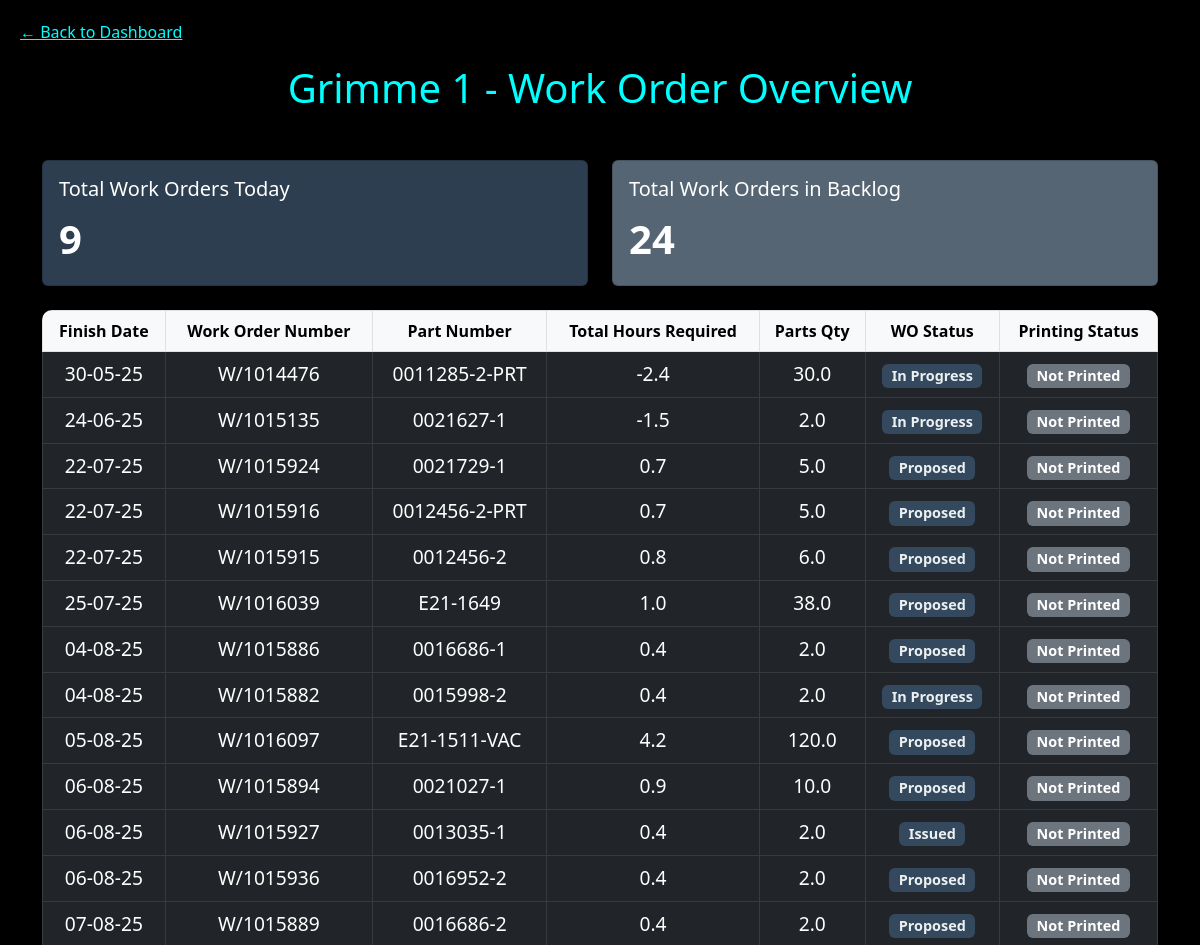
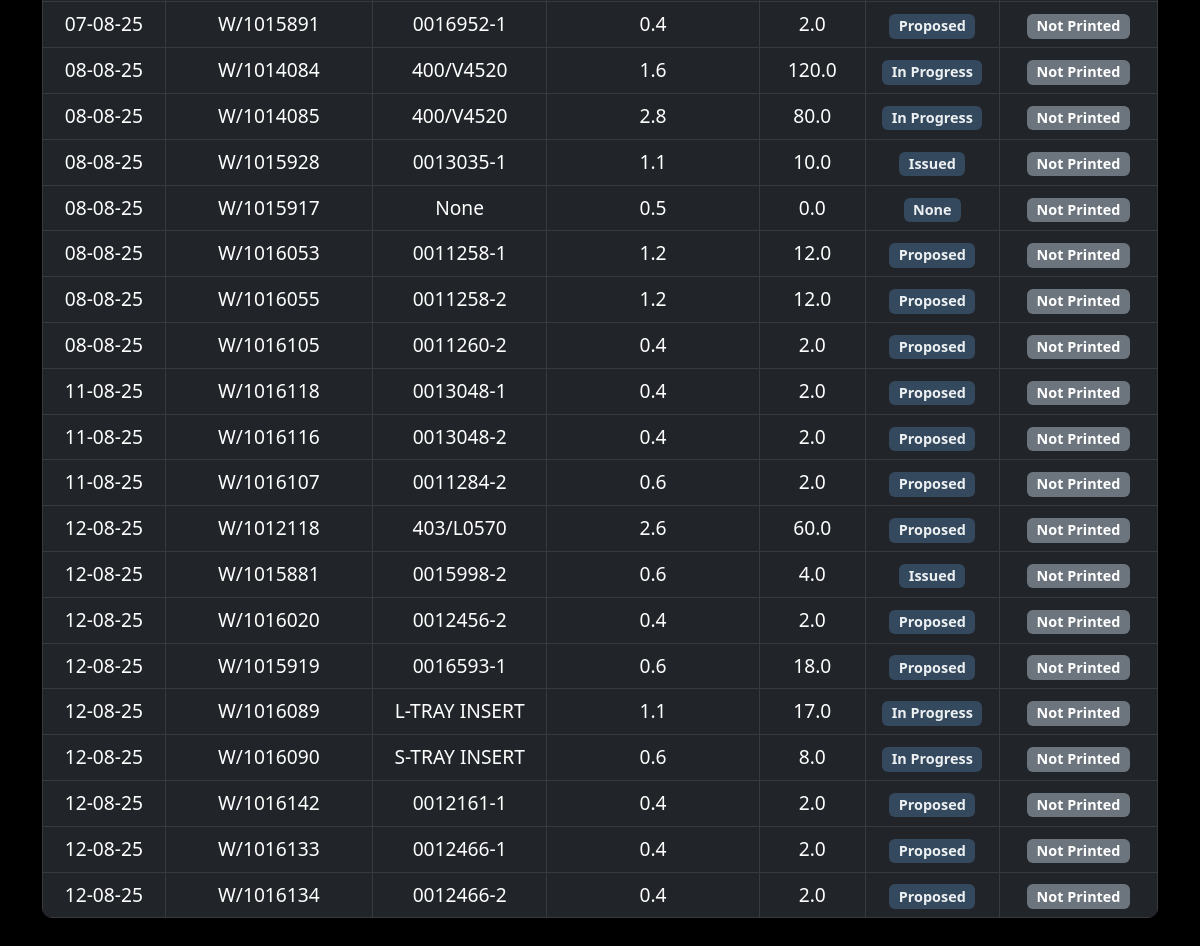
The app's page /grimme-1 with its own data (2 pictures, top to bottom).
### tables this page shows
CREATE TABLE "trimming_data" (
"ResourceDescription" TEXT,
  "FinishDate" TIMESTAMP,
  "WorksOrderNumber" TEXT,
  "TotalHours" REAL,
  "PartNumber" TEXT,
  "PartsQty" REAL,
  "WO Status" TEXT
);

### main.py (the view)
@app.route("/<machine_slug>")
def machine_dashboard(machine_slug):
    excel_name = slug_to_excel_name.get(machine_slug.lower())
    if not excel_name:
        return "Machine not found", 404
    machine_type = "trimming" if excel_name in trimming_machines else "vacuum"
    data = get_dashboard_data(excel_name, machine_type)
    if data is None:
        return jsonify({"error": f"No data found for {excel_name}"}), 404
    template_name = excel_to_html.get(excel_name, "default.html")
    return render_template(template_name, machine=excel_name, **data)

### templates/Grimme 1.html (shortened to what this page needs)
<!DOCTYPE html>
<html lang="en">
<head>
  <link href="https://cdn.jsdelivr.net/npm/bootstrap@5.3.0/dist/css/bootstrap.min.css" rel="stylesheet" />
</head>
<body>
  <a href="/" class="btn-back">← Back to Dashboard</a>
  <h2>Grimme 1 - Work Order Overview</h2>
<div class="container mt-5">
  <div class="row mb-4">
    <div class="col-md-6">
      <div class="card text-white" style="background-color: #2C3E50;">
        <div class="card-body">
          <h5 class="card-title">Total Work Orders Today</h5>
          <p class="card-text fs-1 fw-bold">{{ total_today }}</p>
        </div>
      </div>
    </div>
    <div class="col-md-6">
      <div class="card text-white" style="background-color: #566573;">
        <div class="card-body">
          <h5 class="card-title">Total Work Orders in Backlog</h5>
          <p class="card-text fs-1 fw-bold">{{ total_backlog }}</p>
        </div>
      </div>
    </div>
  </div>
  <div class="table-responsive">
    <table class="table table-dark table-hover table-bordered align-middle text-center" style="border-radius: 10px; overflow: hidden;">
      <thead class="table-light text-dark">
        <tr>
          <th>Finish Date</th>
          <th>Work Order Number</th>
          <th>Part Number</th>
          <th>Total Hours Required</th>
          <th>Parts Qty</th>
          <th>WO Status</th>
          <th>Printing Status</th>
        </tr>
      </thead>
      <tbody style="font-size: 1.2rem;">
        {% for order in work_orders %}
        <tr>
          <td>{{ order.finish_date }}</td>
          <td>{{ order.work_order_number }}</td>
          <td>{{ order.part_number }}</td>
          <td>{{ order.total_hours_required }}</td>
          <td>{{ order.parts_qty }}</td>
          <td>
            <span class="badge" style="background-color: #34495E; color: #ECF0F1; font-weight: 600;">
              {{ order.wo_status }}
            </span>
          </td>
          <td>
            <span class="badge {% if order.printing_status == 'Printed' %}bg-success{% else %}bg-secondary{% endif %}">
              {{ order.printing_status }}
            </span>
          </td>
        </tr>
        {% endfor %}
      </tbody>
    </table>
  </div>
</div>
</body>
</html>

### templates/Grimme 1.html (style rules this page uses)
body { background-color: #000; color: #fff; font-family: 'Segoe UI', sans-serif; padding: 20px; }
h2 { text-align: center; font-size: 2.5rem; color: #00ffff; margin-bottom: 30px; }
table { background-color: #111; color: #fff; }
table th, table td { vertical-align: middle; text-align: center; }
table thead { background-color: #333; color: #00ffff; }
a.btn-back { margin-bottom: 20px; display: inline-block; color: #00ffff; }

### records on screen
trimming_data: finish_date "30-05-25", work_order_number "W/1014476", part_number "0011285-2-PRT", total_hours_required "-2.4", parts_qty "30.0", wo_status "In Progress", printing_status "Not Printed"
trimming_data: finish_date "24-06-25", work_order_number "W/1015135", part_number "0021627-1", total_hours_required "-1.5", parts_qty "2.0", wo_status "In Progress", printing_status "Not Printed"
trimming_data: finish_date "22-07-25", work_order_number "W/1015924", part_number "0021729-1", total_hours_required "0.7", parts_qty "5.0", wo_status "Proposed", printing_status "Not Printed"
trimming_data: finish_date "22-07-25", work_order_number "W/1015916", part_number "0012456-2-PRT", total_hours_required "0.7", parts_qty "5.0", wo_status "Proposed", printing_status "Not Printed"
trimming_data: finish_date "22-07-25", work_order_number "W/1015915", part_number "0012456-2", total_hours_required "0.8", parts_qty "6.0", wo_status "Proposed", printing_status "Not Printed"
trimming_data: finish_date "25-07-25", work_order_number "W/1016039", part_number "E21-1649", total_hours_required "1.0", parts_qty "38.0", wo_status "Proposed", printing_status "Not Printed"
trimming_data: finish_date "04-08-25", work_order_number "W/1015886", part_number "0016686-1", total_hours_required "0.4", parts_qty "2.0", wo_status "Proposed", printing_status "Not Printed"
trimming_data: finish_date "04-08-25", work_order_number "W/1015882", part_number "0015998-2", total_hours_required "0.4", parts_qty "2.0", wo_status "In Progress", printing_status "Not Printed"
trimming_data: finish_date "05-08-25", work_order_number "W/1016097", part_number "E21-1511-VAC", total_hours_required "4.2", parts_qty "120.0", wo_status "Proposed", printing_status "Not Printed"
trimming_data: finish_date "06-08-25", work_order_number "W/1015894", part_number "0021027-1", total_hours_required "0.9", parts_qty "10.0", wo_status "Proposed", printing_status "Not Printed"
trimming_data: finish_date "06-08-25", work_order_number "W/1015927", part_number "0013035-1", total_hours_required "0.4", parts_qty "2.0", wo_status "Issued", printing_status "Not Printed"
trimming_data: finish_date "06-08-25", work_order_number "W/1015936", part_number "0016952-2", total_hours_required "0.4", parts_qty "2.0", wo_status "Proposed", printing_status "Not Printed"
trimming_data: finish_date "07-08-25", work_order_number "W/1015889", part_number "0016686-2", total_hours_required "0.4", parts_qty "2.0", wo_status "Proposed", printing_status "Not Printed"
trimming_data: finish_date "07-08-25", work_order_number "W/1015891", part_number "0016952-1", total_hours_required "0.4", parts_qty "2.0", wo_status "Proposed", printing_status "Not Printed"
trimming_data: finish_date "08-08-25", work_order_number "W/1014084", part_number "400/V4520", total_hours_required "1.6", parts_qty "120.0", wo_status "In Progress", printing_status "Not Printed"
trimming_data: finish_date "08-08-25", work_order_number "W/1014085", part_number "400/V4520", total_hours_required "2.8", parts_qty "80.0", wo_status "In Progress", printing_status "Not Printed"
trimming_data: finish_date "08-08-25", work_order_number "W/1015928", part_number "0013035-1", total_hours_required "1.1", parts_qty "10.0", wo_status "Issued", printing_status "Not Printed"
trimming_data: finish_date "08-08-25", work_order_number "W/1015917", part_number "None", total_hours_required "0.5", parts_qty "0.0", wo_status "None", printing_status "Not Printed"
trimming_data: finish_date "08-08-25", work_order_number "W/1016053", part_number "0011258-1", total_hours_required "1.2", parts_qty "12.0", wo_status "Proposed", printing_status "Not Printed"
trimming_data: finish_date "08-08-25", work_order_number "W/1016055", part_number "0011258-2", total_hours_required "1.2", parts_qty "12.0", wo_status "Proposed", printing_status "Not Printed"
trimming_data: finish_date "08-08-25", work_order_number "W/1016105", part_number "0011260-2", total_hours_required "0.4", parts_qty "2.0", wo_status "Proposed", printing_status "Not Printed"
trimming_data: finish_date "11-08-25", work_order_number "W/1016118", part_number "0013048-1", total_hours_required "0.4", parts_qty "2.0", wo_status "Proposed", printing_status "Not Printed"
trimming_data: finish_date "11-08-25", work_order_number "W/1016116", part_number "0013048-2", total_hours_required "0.4", parts_qty "2.0", wo_status "Proposed", printing_status "Not Printed"
trimming_data: finish_date "11-08-25", work_order_number "W/1016107", part_number "0011284-2", total_hours_required "0.6", parts_qty "2.0", wo_status "Proposed", printing_status "Not Printed"
trimming_data: finish_date "12-08-25", work_order_number "W/1012118", part_number "403/L0570", total_hours_required "2.6", parts_qty "60.0", wo_status "Proposed", printing_status "Not Printed"
trimming_data: finish_date "12-08-25", work_order_number "W/1015881", part_number "0015998-2", total_hours_required "0.6", parts_qty "4.0", wo_status "Issued", printing_status "Not Printed"
trimming_data: finish_date "12-08-25", work_order_number "W/1016020", part_number "0012456-2", total_hours_required "0.4", parts_qty "2.0", wo_status "Proposed", printing_status "Not Printed"
trimming_data: finish_date "12-08-25", work_order_number "W/1015919", part_number "0016593-1", total_hours_required "0.6", parts_qty "18.0", wo_status "Proposed", printing_status "Not Printed"
trimming_data: finish_date "12-08-25", work_order_number "W/1016089", part_number "L-TRAY INSERT", total_hours_required "1.1", parts_qty "17.0", wo_status "In Progress", printing_status "Not Printed"
trimming_data: finish_date "12-08-25", work_order_number "W/1016090", part_number "S-TRAY INSERT", total_hours_required "0.6", parts_qty "8.0", wo_status "In Progress", printing_status "Not Printed"
trimming_data: finish_date "12-08-25", work_order_number "W/1016142", part_number "0012161-1", total_hours_required "0.4", parts_qty "2.0", wo_status "Proposed", printing_status "Not Printed"
trimming_data: finish_date "12-08-25", work_order_number "W/1016133", part_number "0012466-1", total_hours_required "0.4", parts_qty "2.0", wo_status "Proposed", printing_status "Not Printed"
trimming_data: finish_date "12-08-25", work_order_number "W/1016134", part_number "0012466-2", total_hours_required "0.4", parts_qty "2.0", wo_status "Proposed", printing_status "Not Printed"
